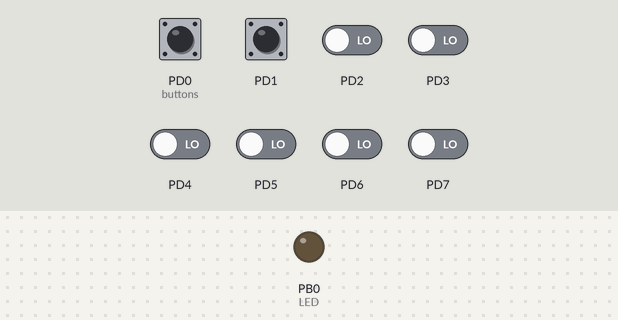
Recording of a program running on a simulated ATmega328P, built with avr-gcc and emulated at 1 MHz. Shown: output pins drawn as LEDs (lit = HIGH). The test bench sets the inputs (shaded band); at power-on: PD0 (buttons), PD1 HIGH, PD2–7 LOW.

Above: at 1.2 s.
1.3 s: PD0 (buttons) pulled LOW for 0.15 s
At 2.0 s:
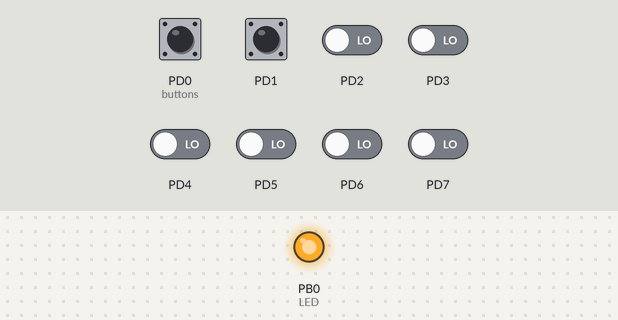
2.9 s: PD1 pulled LOW for 0.15 s
At 3.2 s:
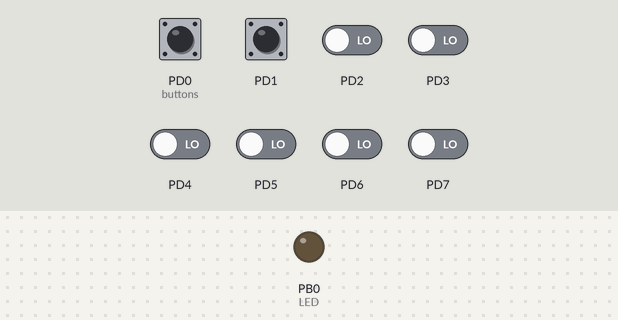
4.5 s: PD0 (buttons) pulled LOW for 1 s
At 5.6 s:
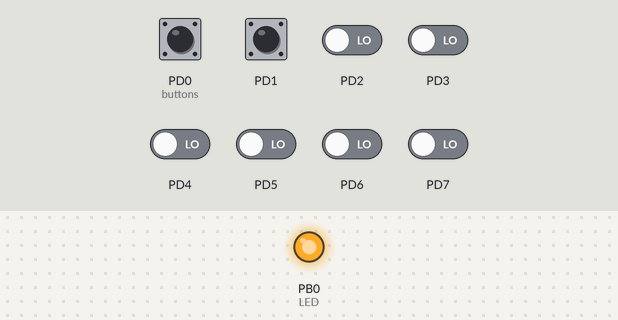
Timing chart, 0 to 7.5 s (numbered marks = the images above; inputs shaded):
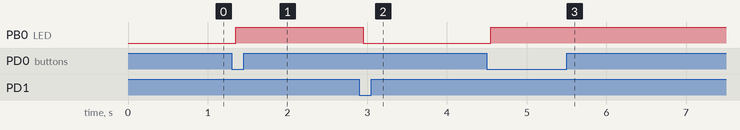

The program:

main.c
```c
/*
 * CONTROLAR UN LED V2.c
 *
 * Created: 12/05/2021 03:36:19 p. m.
 * Author : GIOVANNI
 */
#include <avr/io.h>
#include <util/delay.h>
#define F_CPU 1000000UL

int main(void)
{
	DDRB |=(1<<PINB0);                /* LED  */
	DDRD &=~(1<<PIND0)|(0<<PIND1);    /* Push buttons */
	PORTD |= (1<<1)|(1<<0);           /* Activa los resistores de pull-up en PD0, PD1 */

	while (1)
	{
		int salida = PIND;
		switch(salida){
			case 1:
			_delay_ms(50);
			PORTB&=~(1<<PORTB0);
			break;
			case 2:
			_delay_ms(50);
			PORTB|=(1<<PORTB0);
			break;
		}

	}
}
```

Measured:
- after the input at 1.3 s, PB0 (LED): LOW → HIGH after 0.05 s
- after the input at 2.9 s, PB0 (LED): HIGH → LOW after 0.05 s
- after the input at 4.5 s, PB0 (LED): LOW → HIGH after 0.05 s
